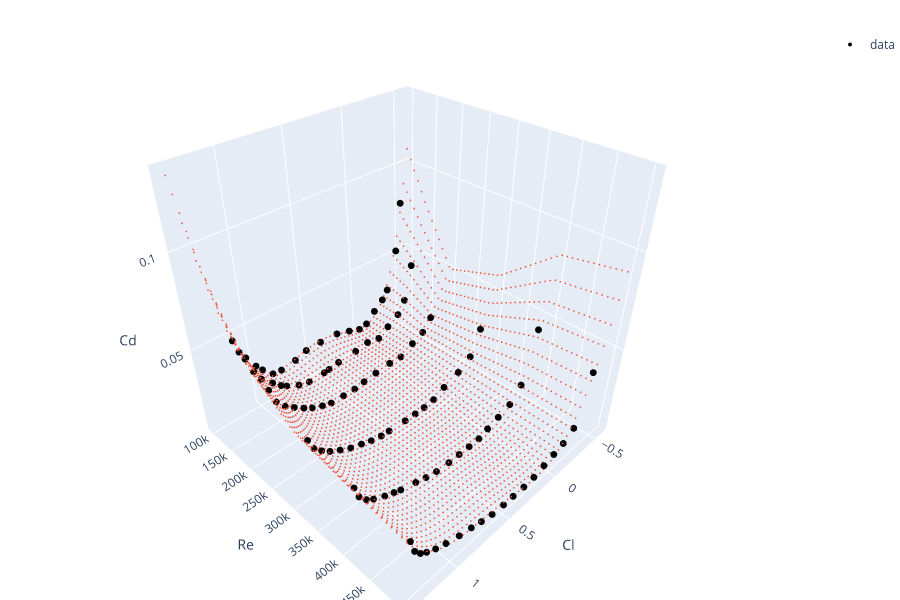

This figure's notebook cell:
### Code cell
import plotly.graph_objects as go

fig = go.Figure()
fig.add_trace(
    go.Scatter3d(
        x=afoil.drag["Cl"],
        y=afoil.drag["re"],
        z=afoil.drag["Cd"],
        mode="markers",
        marker=dict(size=4, color="black"),
        name="data",
    )
)

sweep = afoil.lookup(re="sweep", cl_or_alpha="sweep")

fig.add_trace(
    go.Scatter3d(
        x=sweep.cl,
        y=sweep.re,
        z=sweep.Cd,
        mode="markers",
        marker=dict(size=1),
        name="interpolation",
        showlegend=False,
    )
)


fig.update_layout(
    height=600,
    width=900,
    margin=dict(l=0, r=0, t=30, b=0),
    scene=dict(
        xaxis=dict(title="Cl"),
        yaxis=dict(title="Re"),
        zaxis=dict(title="Cd"),
    ),
)
